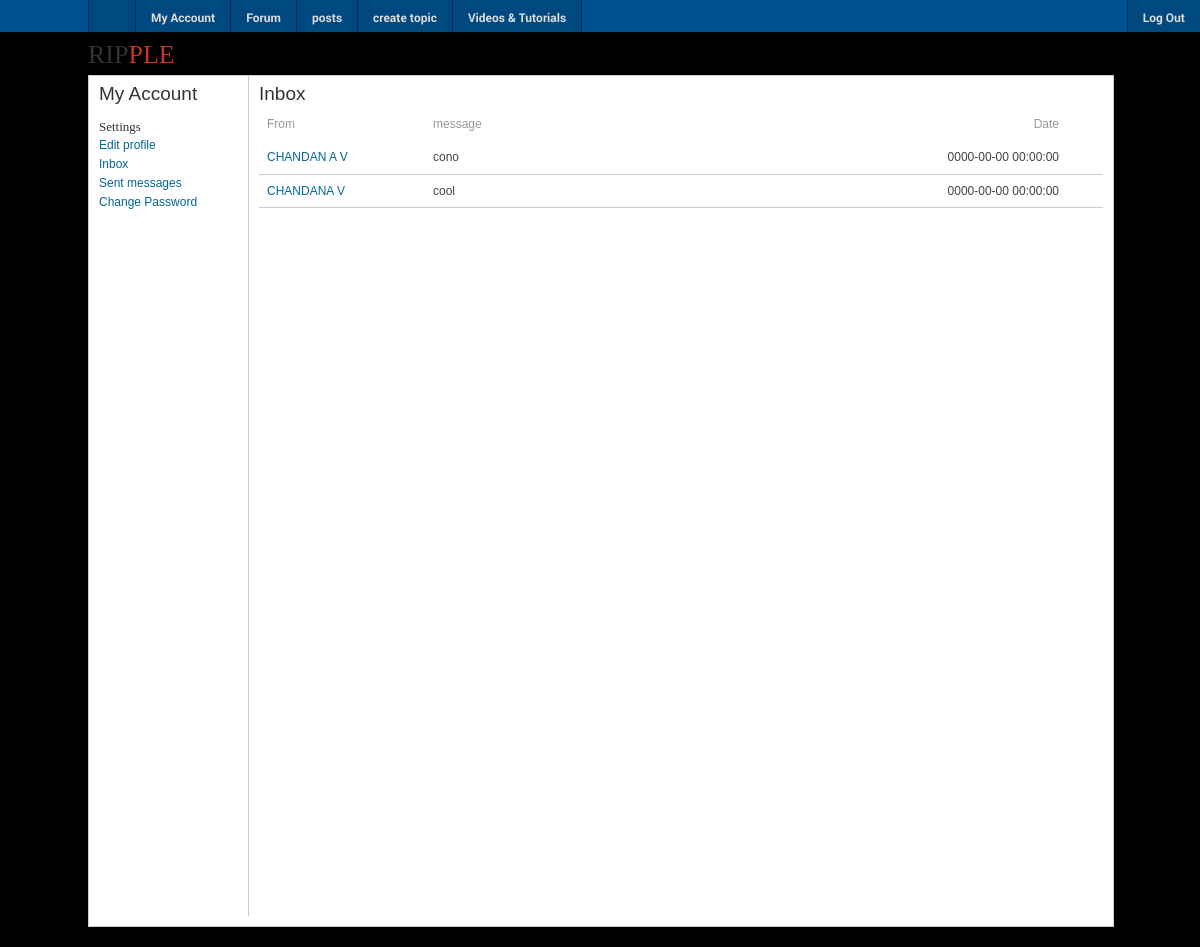
The page /inbox.php (signed in) on the database its author committed.
### tables this page shows
CREATE TABLE IF NOT EXISTS `messages` (
  `m_id` int(11) NOT NULL,
  `m_from` int(11) NOT NULL,
  `m_to` int(11) NOT NULL,
  `m_content` varchar(255) NOT NULL,
  `m_sender` varchar(40) NOT NULL,
  `m_date` datetime NOT NULL
);

### inbox.php (the view, shortened to what this page needs)
<!DOCTYPE html>
<html lang="en">
<head>
    <link rel='stylesheet' type='text/css' href='videos/css/main.css' >
<link rel='stylesheet' type='text/css' href='videos/css/footer.css' >
<link rel='stylesheet' type='text/css' href='videos/css/jquery-ui/jquery-ui.css' >
<link rel='stylesheet' type='text/css' href='videos/css/account.css' >
<link rel='stylesheet' type='text/css' href='videos/css/info.css' >
<link rel='stylesheet' type='text/css' href='videos/css/messages.css' >
</head>
<body>
<div id="wrapper">
                <header id="main_header">
                <a href="index.php" class="headerLogo">RIP<span class="secondColor">PLE</span></a>
            </header>
            <section id="main_section">
 <aside id="main_aside">
        <span class="titles">My Account</span>
        <h6>Settings</h6>
		<a href="edit.php" class="accountSubLinks">Edit profile</a>
			<a href="inbox.php" class="accountSubLinks">Inbox</a>
				<a href="sent.php" class="accountSubLinks">Sent messages</a>
        <a href="change_password.php" class="accountSubLinks">Change Password</a> <br/>
    </aside>
    <section id="right_side">
        <section id="right_side_padding" class="user-info-section">
            <h2 class="titles">Inbox</h2>
                                                    <div class="table" style="margin-bottom:5px;">
                        <div class="thead">
                            <div class="td td-from">From</div>
                            <div class="td td-subject">message</div>
                            <div class="td td-date">Date</div>
                        </div>
						<?php
						$sql="SELECT messages.m_from,messages.m_to,messages.m_content,messages.m_sender,messages.m_date,users.userID,users.firstName,users.lastName FROM messages
         LEFT JOIN users ON messages.m_to=users.userID WHERE users.userID='".mysql_real_escape_string($_SESSION['user_id'])."' ORDER BY m_id DESC";
$result=mysql_query($sql);
while($row=mysql_fetch_array($result)){
                              echo  ' <div class="tr  ">
                                <div class="td td-from">
                                    <a href="user.php?user='.$row['m_from'].'">'.$row['m_sender'].'</a>
                                </div>
                                <div class="td td-subject">
                                    '.$row['m_content'].'
                                </div>
                                <div
                                    class="td td-date">'.$row['m_date'].'</div>
                                <div class="clear"></div>
                            </div>';
}                                  ?>
                            </div>
                                            </div>
</section>         <div id="main_footer">    </div>
    <div id="fixed_footer">
	 <ul>
      <div class="centered-navigation">
                <li class="home_button" style="border-left:1px solid rgba(0,0,0,0.4); height:auto;"><a href="index.php"></a>
                </li>
			<?php if($_SESSION['signed_in'])
			{
				               echo ' <li><a href="account.php" class="p_menu">My Account</a></li>';
			}
			else{
								               echo ' <li><a href="signup.php" class="p_menu">Sign Up</a></li>';
				               echo ' <li><a href="login.php" class="p_menu">Login</a></li>';
			}?>
<li>
                    <a href="forum.php" class="p_menu">Forum</a>
                </li>
				<li>
                    <a href="pop_posts.php" class="p_menu">posts</a>
                </li>
				<li>
                    <a href="createtopic.php" class="p_menu">create topic</a>
                </li>
				    <li class="has-submenu" id="lft-last-li"><a href="videos.php" class="p_menu">Videos & Tutorials</a>
                </li>
            </div>
<?php if($_SESSION['signed_in'])
			{
echo '<li class="right">
                <a href="signout.php" class="p_menu">Log Out</a>
            </li>';
			}
			?>
            </ul>
        </div>
</body>
</html>

### videos/css/main.css (style rules this page uses)
* { margin: 0px; padding: 0px; }
article, aside, details, figcaption, figure, footer, header, hgroup, menu, nav, section { display: block; }
a:link, a:visited { color: #006699; text-decoration: none; }
a:link.headerLogo, a:visited.headerLogo { color: #333333; text-decoration: none; font-family: Oswald-Regular; font-size: 26px; }
a:link.headerLogo .secondColor, a:visited.headerLogo .secondColor, a:hover.headerLogo .secondColor, a:active.headerLogo .secondColor { color: #C0392B; }
body { text-align: center; background: #000000 url("/images/paper_background.jpg") repeat; position: relative; font: 12px/1.4 Arial, Helvetica, sans-serif; color: #444444; }
h1, h2, h3, h4, h5 { font-weight: normal; }
#main_footer { clear: both; text-align: center; padding: 10px 5px 10px; color: #333333; }
#main_header { padding: 2px 0px; }
#main_section { background: white; float: left; width: 1024px; border: 1px solid #CCCCCC; }
#wrapper { width: 1024px; margin: 5px auto; text-align: left; }
.titles { color: #333333; font-family: 'OpenSans-CondBold', sans-serif; font-size: 19px; font-weight: normal; }
.td { float: left; padding: 3px; }
.tr { border-bottom: solid 1px #CCCCCC; padding: 5px; }
.thead { padding: 5px; }
.thead .td { color: #999999; }

### videos/css/account.css (style rules this page uses)
h6 { font-family: OpenSans-Bold; font-weight: normal; font-size: 13px; color: #333333; margin-top: 10px; }
a:link.accountSubLinks, a:visited.accountSubLinks { color: #006699; text-decoration: none; display: inline-block; width: 100%; margin-left: -10px; padding: 1px 0px 1px 10px; }
#main_aside { width: 149px; margin-top: 5px; margin-left: 10px; margin-bottom: 10px; float: left; }
#right_side { width: 865px; margin-bottom: 10px; float: left; }
#right_side_padding { width: 844px; padding: 5px 10px; float: left; border-left: 1px solid #CCCCCC; min-height: 830px; }

### videos/css/info.css (style rules this page uses)
.user-info-section { position: relative; }

### videos/css/messages.css (style rules this page uses)
.td-from { width: 160px; }
.td-subject { width: 440px; }
.td-date { width: 180px; text-align: right; }

### videos/css/footer_nav.css (style rules this page uses)
body { padding-top: 30px; }
#fixed_footer { position: fixed; top: 0px; left: 0px; right: 0px; width: 100%; height: 32px; margin: 0px; padding: 0px; background: rgb(0,81,143); border-bottom: 1px solid rgba(0, 0, 0, 0.9); color: white; font-size: 12px; font-family: Roboto-Regular, Arial; box-shadow: 0px 1px 5px rgba(0, 0, 0, 0.5); }
#fixed_footer li { float: left; margin: 0px; padding: 9px 15px; border: none; border-right: 1px solid rgba(0, 0, 0, 0.4); background: rgba(0, 0, 0, 0.1); list-style: none; height: 14px; }
#fixed_footer li a { display: block; color: #DDDDDD; text-decoration: none; }
#fixed_footer a.p_menu { font-family: Roboto-Bold; }
#fixed_footer .home_button { padding: 3px 10px; }
#fixed_footer .home_button a { background: url("/images/home.png") top left no-repeat; width: 26px; height: 26px; }
#fixed_footer li.right { float: right; border-right: none; border-left: 1px solid rgba(0, 0, 0, 0.4); margin-left: 5px; }
#fixed_footer .centered-navigation { width: 1024px; margin: 0px auto; }

### rows shown on the page
messages: m_sender "CHANDAN A V", m_content "cono", m_date "0000-00-00 00:00:00"
messages: m_sender "CHANDANA V", m_content "cool", m_date "0000-00-00 00:00:00"
